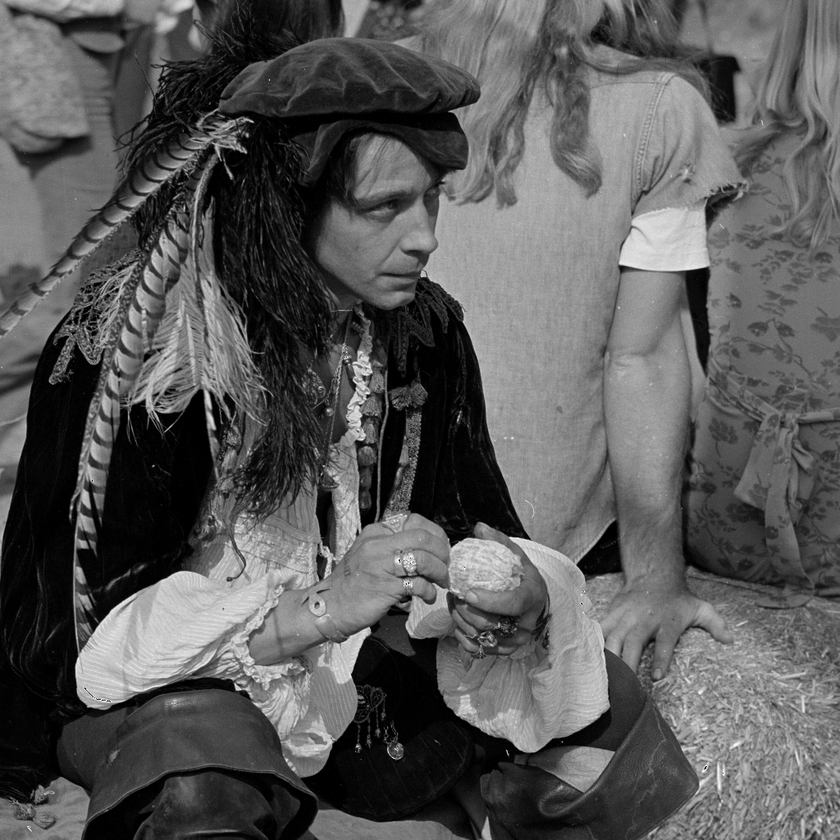
#> input picture img3.bmp, 840 x 840 px, shrunk from 1024 x 1024 before the run
$ python III_Pic.py
#> lines starting #> are read from the running program, lines starting #| are printed output that depends on the picture
import cv2
import numpy as np
import matplotlib.pyplot as plt

# Load the image
image_path = 'img3.bmp'
image = cv2.imread(image_path)
#> image is the input picture: shape (840, 840, 3); min 0, max 255, mean 89


# Convert to grayscale
gray = cv2.cvtColor(image, cv2.COLOR_RGB2GRAY)

# Apply histogram equalization
equalized_img = cv2.equalizeHist(gray)
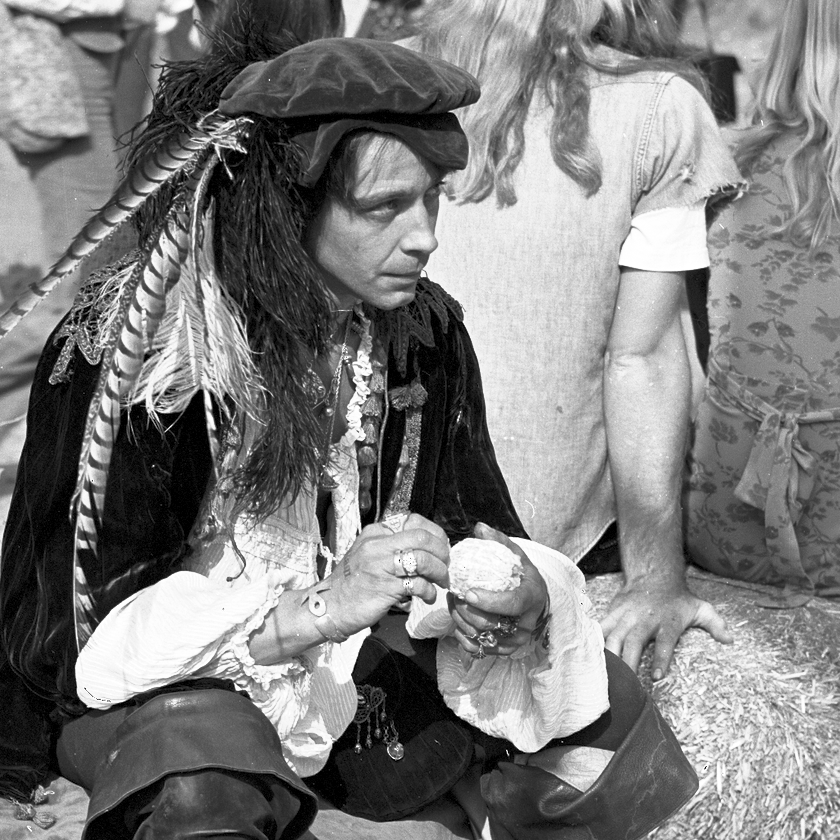
#> equalized_img: shape (840, 840); min 0, max 255, mean 125.5

# Display the images
plt.figure(figsize=(12, 6))

plt.subplot(1, 2, 1)
plt.imshow(gray, cmap='gray')
plt.title('Original Grayscale Image')
plt.axis('off')

plt.subplot(1, 2, 2)
plt.imshow(equalized_img, cmap='gray')
plt.title('Equalized Image')
plt.axis('off')

plt.show()
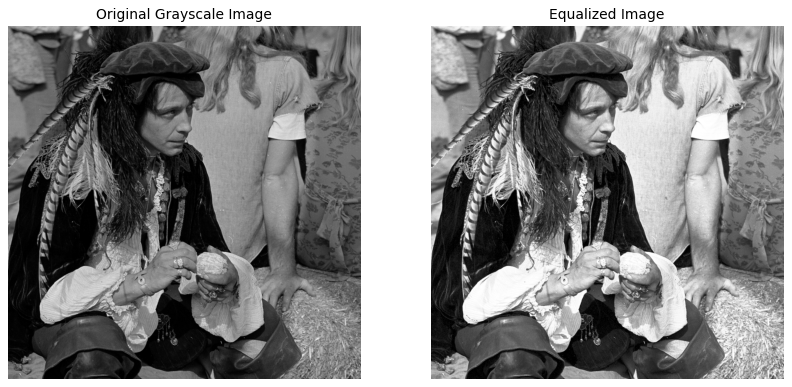
#> figure drawn by matplotlib, 2 panels

$ run again, with img2.bmp copied over img3.bmp
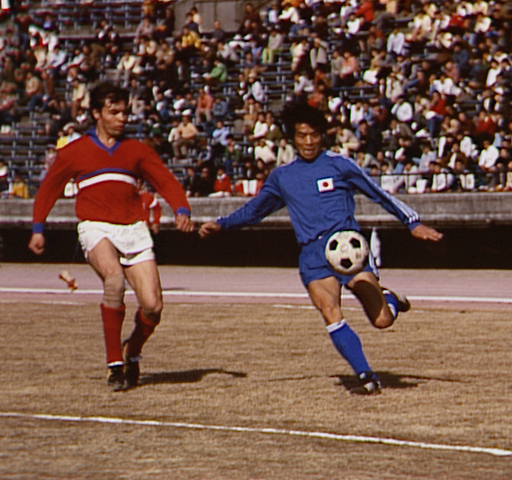
#> input picture img2.bmp, 512 x 480 px
#> image is the input picture: shape (480, 512, 3); mean B, G, R 74.3, 86, 115.3
#> `equalized_img = cv2.equalizeHist(gray)`:
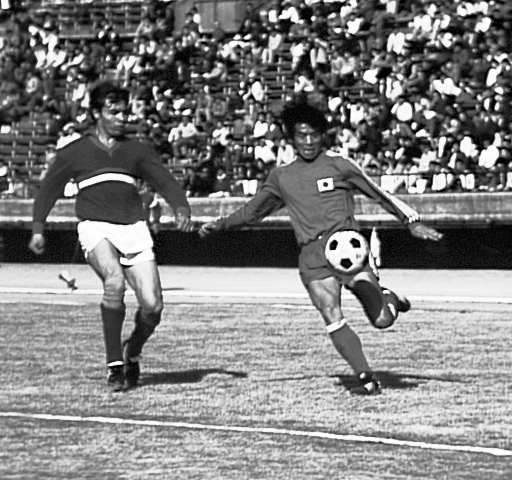
#> equalized_img: shape (480, 512); min 0, max 255, mean 128.4
#> `plt.show()`:
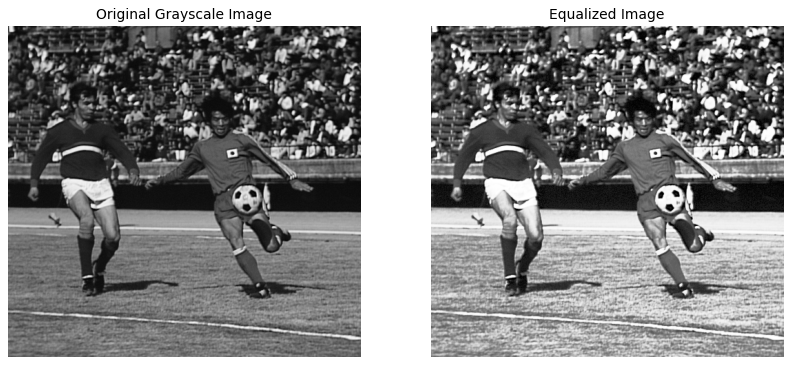
#> figure drawn by matplotlib, 2 panels
